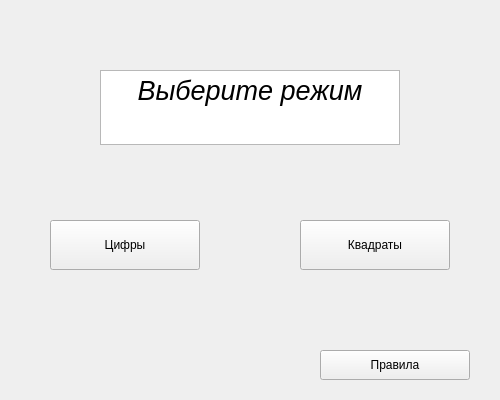
<?xml version="1.0" encoding="UTF-8"?>
<ui version="4.0">
 <class>Menu</class>
 <widget class="QWidget" name="Menu">
  <property name="geometry">
   <rect>
    <x>0</x>
    <y>0</y>
    <width>500</width>
    <height>400</height>
   </rect>
  </property>
  <property name="minimumSize">
   <size>
    <width>500</width>
    <height>400</height>
   </size>
  </property>
  <property name="maximumSize">
   <size>
    <width>500</width>
    <height>400</height>
   </size>
  </property>
  <property name="windowTitle">
   <string>Form</string>
  </property>
  <widget class="QPushButton" name="pushButton_2">
   <property name="geometry">
    <rect>
     <x>320</x>
     <y>350</y>
     <width>150</width>
     <height>30</height>
    </rect>
   </property>
   <property name="text">
    <string>Правила</string>
   </property>
   <attribute name="buttonGroup">
    <string notr="true">buttonGroup</string>
   </attribute>
  </widget>
  <widget class="QPushButton" name="pushButton_3">
   <property name="geometry">
    <rect>
     <x>50</x>
     <y>220</y>
     <width>150</width>
     <height>50</height>
    </rect>
   </property>
   <property name="text">
    <string>Цифры</string>
   </property>
   <attribute name="buttonGroup">
    <string notr="true">buttonGroup</string>
   </attribute>
  </widget>
  <widget class="QPushButton" name="pushButton_4">
   <property name="geometry">
    <rect>
     <x>300</x>
     <y>220</y>
     <width>150</width>
     <height>50</height>
    </rect>
   </property>
   <property name="text">
    <string>Квадраты</string>
   </property>
   <attribute name="buttonGroup">
    <string notr="true">buttonGroup</string>
   </attribute>
  </widget>
  <widget class="QTextEdit" name="textEdit">
   <property name="geometry">
    <rect>
     <x>100</x>
     <y>70</y>
     <width>300</width>
     <height>75</height>
    </rect>
   </property>
   <property name="html">
    <string>&lt;!DOCTYPE HTML PUBLIC &quot;-//W3C//DTD HTML 4.0//EN&quot; &quot;http://www.w3.org/TR/REC-html40/strict.dtd&quot;&gt;
&lt;html&gt;&lt;head&gt;&lt;meta name=&quot;qrichtext&quot; content=&quot;1&quot; /&gt;&lt;style type=&quot;text/css&quot;&gt;
p, li { white-space: pre-wrap; }
&lt;/style&gt;&lt;/head&gt;&lt;body style=&quot; font-family:'MS Shell Dlg 2'; font-size:7.8pt; font-weight:400; font-style:normal;&quot;&gt;
&lt;p align=&quot;center&quot; style=&quot; margin-top:0px; margin-bottom:0px; margin-left:0px; margin-right:0px; -qt-block-indent:0; text-indent:0px;&quot;&gt;&lt;span style=&quot; font-size:20pt; font-style:italic;&quot;&gt;Выберите режим&lt;/span&gt;&lt;/p&gt;&lt;/body&gt;&lt;/html&gt;</string>
   </property>
  </widget>
 </widget>
 <resources/>
 <connections/>
 <buttongroups>
  <buttongroup name="buttonGroup"/>
 </buttongroups>
</ui>
